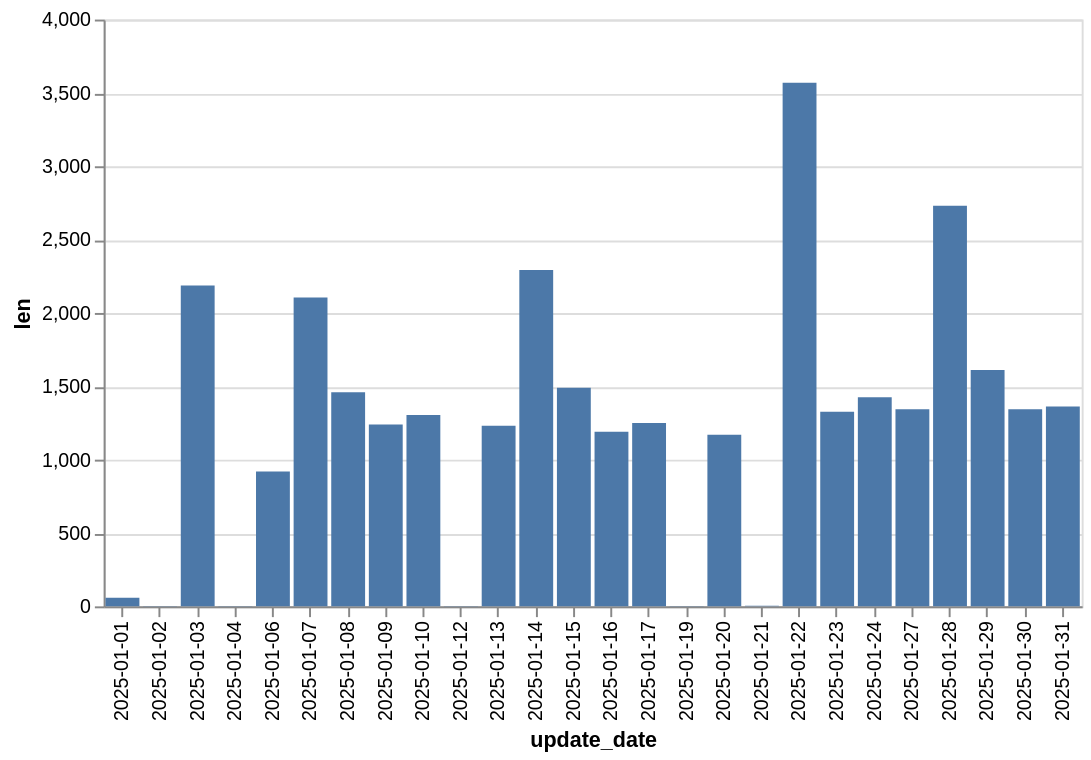

The cell this chart's notebook holds for it:
### Code cell
import altair as alt

update_dist = df.filter(pl.col('update_date') >= '2025-01-01').group_by(pl.col('update_date')).len().sort(pl.col('update_date'))
chart = (
    alt.Chart(update_dist).mark_bar().encode(
        x='update_date',
        y='len',
    )
    .properties(width=500)
    .configure_scale(zero=False)
)
chart

### Figure 1 — Vega-Lite specification as saved in the notebook (floating-point values rounded to 4 significant figures)
{"config": {"view": {"continuousWidth": 300, "continuousHeight": 300}, "scale": {"zero": false}}, "data": {"name": "data-d4477b5cf2e5075a28c1b94199ac15f5"}, "mark": {"type": "bar"}, "encoding": {"x": {"field": "update_date", "type": "nominal"}, "y": {"field": "len", "type": "quantitative"}}, "width": 500, "$schema": "https://vega.github.io/schema/vega-lite/v5.20.1.json", "datasets": {"data-d4477b5cf2e5075a28c1b94199ac15f5": [{"update_date": "2025-01-01", "len": 59}, {"update_date": "2025-01-02", "len": 3}, {"update_date": "2025-01-03", "len": 2187}, {"update_date": "2025-01-04", "len": 3}, {"update_date": "2025-01-06", "len": 920}, {"update_date": "2025-01-07", "len": 2106}, {"update_date": "2025-01-08", "len": 1459}, {"update_date": "2025-01-09", "len": 1240}, {"update_date": "2025-01-10", "len": 1305}, {"update_date": "2025-01-12", "len": 2}, {"update_date": "2025-01-13", "len": 1231}, {"update_date": "2025-01-14", "len": 2293}, {"update_date": "2025-01-15", "len": 1490}, {"update_date": "2025-01-16", "len": 1191}, {"update_date": "2025-01-17", "len": 1250}, {"update_date": "2025-01-19", "len": 2}, {"update_date": "2025-01-20", "len": 1169}, {"update_date": "2025-01-21", "len": 4}, {"update_date": "2025-01-22", "len": 3569}, {"update_date": "2025-01-23", "len": 1327}, {"update_date": "2025-01-24", "len": 1425}, {"update_date": "2025-01-27", "len": 1343}, {"update_date": "2025-01-28", "len": 2731}, {"update_date": "2025-01-29", "len": 1612}, {"update_date": "2025-01-30", "len": 1343}, {"update_date": "2025-01-31", "len": 1363}]}}
